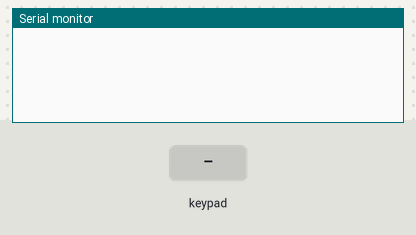
This sketch was run on a simulated Arduino Mega 2560, built with avr-gcc and run on an emulated ATmega2560. On the bench: the last lines printed to the serial monitor. The test bench sets the inputs (shaded band).

Above: at 1.2 s.
1.3 s: key '1' pressed
At 2.2 s:
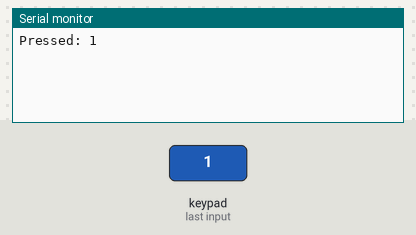
2.8 s: keypad keys 1 2 3 4 # pressed 0.4 s apart
At 5.0 s:
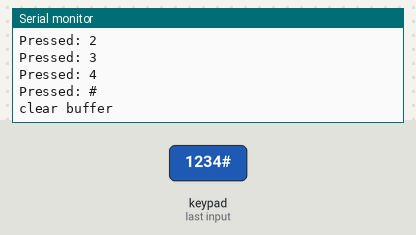
6.3 s: key '*' pressed
At 7.5 s:
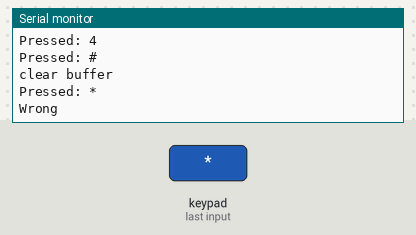
7.8 s: keypad keys 1 2 3 4 * pressed 0.4 s apart
At 10.1 s:
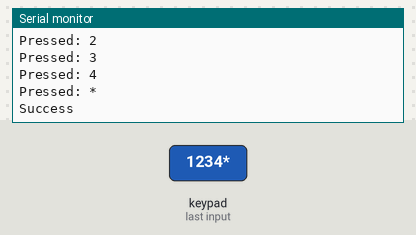
Timing chart, 0 to 11.6 s (numbered marks = the images above; inputs shaded):
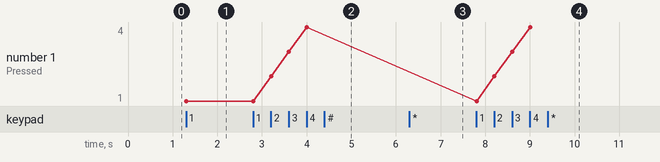

The sketch:

keypad_password_Mega_ver1.ino
```cpp
/*
||  Simple Password Entry Using Matrix Keypad
||  4/5/2012 Updates Nathan Sobieck: Nathan@Sobisource.com
||  small changes by niq_ro (Nicu FLORICA) from http://www.arduinotehniq.com
*/


//* is to validate password
//# is to reset password attempt

/////////////////////////////////////////////////////////////////

#include <Password.h> //http://www.arduino.cc/playground/uploads/Code/Password.zip
#include <Keypad.h> //http://www.arduino.cc/playground/uploads/Code/Keypad.zip

Password password = Password( "1234" );

/*
const byte ROWS = 4; // Four rows
const byte COLS = 4; //  columns
// Define the Keymap
char keys[ROWS][COLS] = {
  {'1','2','3','A'},
  {'4','5','6','B'},
  {'7','8','9','C'},
  {'*','0','#','D'}
};

byte rowPins[ROWS] = { 9,8,7,6 };// Connect keypad ROW0, ROW1, ROW2 and ROW3 to these Arduino pins.
byte colPins[COLS] = { 5,4,3,2, };// Connect keypad COL0, COL1 and COL2 to these Arduino pins.
*/

const byte rows = 4;
const byte cols = 3;
char keys[rows][cols] = {
{'1','2','3'},
{'4','5','6'},
{'7','8','9'},
{'*','0','#'}
};
//byte rowPins[rows] = {2, 7, 6, 4};
//byte colPins[cols] = {3, 1, 5};
byte rowPins[rows] = {33, 23, 25, 29};
byte colPins[cols] = {31, 35, 27};


// Create the Keypad
//Keypad keypad = Keypad( makeKeymap(keys), rowPins, colPins, ROWS, COLS );
Keypad keypad = Keypad(makeKeymap(keys), rowPins, colPins, rows, cols);

void setup(){

  Serial.begin(9600);
  keypad.addEventListener(keypadEvent); //add an event listener for this keypad
}

void loop(){
  keypad.getKey();
}

//take care of some special events
void keypadEvent(KeypadEvent eKey){
  switch (keypad.getState()){
    case PRESSED:
	Serial.print("Pressed: ");
	Serial.println(eKey);
	switch (eKey){
	  case '*': checkPassword(); break;
	  case '#': password.reset(); Serial.println("clear buffer"); break;
	  default: password.append(eKey);
     }
  }
}

void checkPassword(){
  if (password.evaluate()){
    Serial.println("Success");
    //Add code to run if it works
  }else{
    Serial.println("Wrong");
    //add code to run if it did not work
  }
}
```

Measured:
- after the input at 1.3 s, the serial monitor: prints a new line at once (image 1)
- after the input at 2.8 s, the serial monitor: prints a new line after 0.41 s (image 2)
- after the input at 6.3 s, the serial monitor: prints a new line at once (image 3)
- after the input at 7.8 s, the serial monitor: prints a new line at once (image 4)
- plotted number 1: 1 → 4 after the input at 2.8 s
